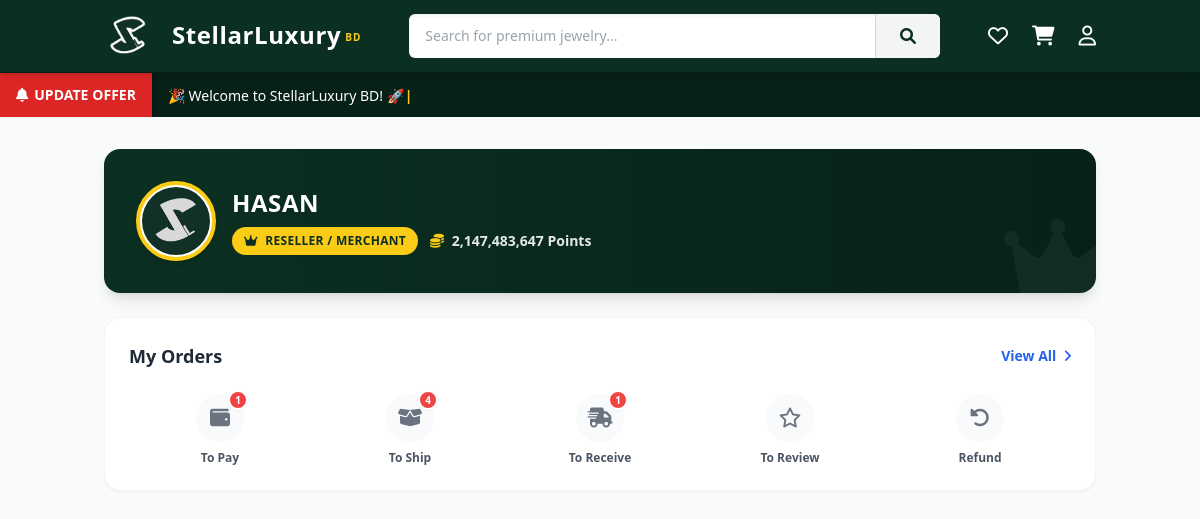
Screenshot of /overview.php (signed in) with the database file from the repository.
### tables this page shows
CREATE TABLE `users` (
  `id` int(11) NOT NULL,
  `name` varchar(255) NOT NULL,
  `email` varchar(255) NOT NULL,
  `password` varchar(255) NOT NULL,
  `created_at` timestamp NOT NULL DEFAULT current_timestamp(),
  `phone` varchar(20) DEFAULT NULL,
  `dob` date DEFAULT NULL,
  `primary_address` text DEFAULT NULL,
  `secondary_address` text DEFAULT NULL,
  `shipping_address` text DEFAULT NULL,
  `profile_image` varchar(255) DEFAULT NULL,
  `points` int(11) DEFAULT 0,
  `membership_tier` varchar(50) DEFAULT 'New Member'
);

### overview.php (the view, shortened to what this page needs)
<?php
include 'db.php';
$user_id = $_SESSION['user_id'];
$user_query = $conn->query("SELECT * FROM users WHERE id = $user_id");
$user = $user_query->fetch_assoc();
$profile_pic = !empty($user['profile_image']) ? $user['profile_image'] : "https://ui-avatars.com/api/?name=".urlencode($user['name'])."&background=0B3022&color=facc15&size=128";
$user_points = isset($user['points']) ? $user['points'] : 0;
$tier = !empty($user['membership_tier']) ? $user['membership_tier'] : 'New Member';
$counts = ['to_pay' => 0, 'to_ship' => 0, 'to_receive' => 0, 'to_review' => 0, 'refund' => 0];
$count_sql = "SELECT order_status, COUNT(*) as count FROM orders WHERE user_id = $user_id GROUP BY order_status";
$count_res = $conn->query($count_sql);
if($count_res && $count_res->num_rows > 0) {
    while($row = $count_res->fetch_assoc()) {
        $status = $row['order_status'];
        if(array_key_exists($status, $counts)) {
            $counts[$status] = $row['count'];
        }
    }
}
include 'header.php';
?>
<div class="container mx-auto px-4 py-6 md:py-8 min-h-screen bg-gray-50 pb-24 md:pb-10">
    <div class="bg-gradient-to-r from-[#0B3022] to-[#072117] rounded-2xl p-6 md:p-8 text-white shadow-lg mb-6 relative overflow-hidden">
        <i class="fas fa-crown absolute -right-4 -bottom-4 text-8xl text-white opacity-5"></i>
        <div class="flex items-center gap-4 relative z-10">
            <div class="w-16 h-16 md:w-20 md:h-20 bg-white rounded-full flex items-center justify-center border-4 border-[#facc15] shadow-md overflow-hidden p-0.5">
                <img src="<?php echo $profile_pic; ?>" alt="Profile" class="w-full h-full object-cover rounded-full">
            </div>
            <div>
                <h2 class="text-xl md:text-2xl font-extrabold tracking-wide uppercase"><?php echo htmlspecialchars($user['name']); ?></h2>
                <div class="flex items-center gap-3 mt-2">
                    <span class="bg-[#facc15] text-[#0B3022] text-[10px] md:text-xs font-extrabold px-3 py-1.5 rounded-full shadow-sm uppercase tracking-wide"><i class="fas fa-crown mr-1"></i> <?php echo htmlspecialchars($tier); ?></span>
                    <span class="text-sm font-bold text-gray-200"><i class="fas fa-coins text-[#facc15] mr-1"></i> <?php echo number_format($user_points); ?> Points</span>
                </div>
            </div>
        </div>
    </div>
    <div class="bg-white rounded-2xl p-4 md:p-6 shadow-sm border border-gray-100 mb-6">
        <div class="flex justify-between items-center mb-6">
            <h3 class="text-lg font-extrabold text-gray-800">My Orders</h3>
            <a href="orders.php?status=all" class="text-sm font-bold text-blue-600 hover:underline">View All <i class="fas fa-angle-right ml-1"></i></a>
        </div>
        <div class="grid grid-cols-5 gap-2 text-center">
            <a href="orders.php?status=to_pay" class="group flex flex-col items-center relative">
                <div class="w-10 h-10 md:w-12 md:h-12 bg-gray-50 group-hover:bg-blue-50 rounded-full flex items-center justify-center mb-2 transition relative">
                    <i class="fas fa-wallet text-gray-500 group-hover:text-blue-600 text-lg md:text-xl"></i>
                    <?php if($counts['to_pay'] > 0): ?>
                        <span class="absolute -top-1 -right-1 bg-red-500 text-white text-[10px] font-bold w-5 h-5 flex items-center justify-center rounded-full border-2 border-white shadow-sm"><?php echo $counts['to_pay']; ?></span>
                    <?php endif; ?>
                </div>
                <span class="text-[10px] md:text-xs font-bold text-gray-600 group-hover:text-blue-600">To Pay</span>
            </a>
            <a href="orders.php?status=to_ship" class="group flex flex-col items-center relative">
                <div class="w-10 h-10 md:w-12 md:h-12 bg-gray-50 group-hover:bg-orange-50 rounded-full flex items-center justify-center mb-2 transition relative">
                    <i class="fas fa-box-open text-gray-500 group-hover:text-orange-600 text-lg md:text-xl"></i>
                    <?php if($counts['to_ship'] > 0): ?>
                        <span class="absolute -top-1 -right-1 bg-red-500 text-white text-[10px] font-bold w-5 h-5 flex items-center justify-center rounded-full border-2 border-white shadow-sm"><?php echo $counts['to_ship']; ?></span>
                    <?php endif; ?>
                </div>
                <span class="text-[10px] md:text-xs font-bold text-gray-600 group-hover:text-orange-600">To Ship</span>
            </a>
            <a href="orders.php?status=to_receive" class="group flex flex-col items-center relative">
                <div class="w-10 h-10 md:w-12 md:h-12 bg-gray-50 group-hover:bg-[#0B3022]/10 rounded-full flex items-center justify-center mb-2 transition relative">
                    <i class="fas fa-truck-fast text-gray-500 group-hover:text-[#0B3022] text-lg md:text-xl"></i>
                    <?php if($counts['to_receive'] > 0): ?>
                        <span class="absolute -top-1 -right-1 bg-red-500 text-white text-[10px] font-bold w-5 h-5 flex items-center justify-center rounded-full border-2 border-white shadow-sm"><?php echo $counts['to_receive']; ?></span>
                    <?php endif; ?>
                </div>
                <span class="text-[10px] md:text-xs font-bold text-gray-600 group-hover:text-[#0B3022]">To Receive</span>
            </a>
            <a href="orders.php?status=to_review" class="group flex flex-col items-center relative">
                <div class="w-10 h-10 md:w-12 md:h-12 bg-gray-50 group-hover:bg-[#facc15]/20 rounded-full flex items-center justify-center mb-2 transition relative">
                    <i class="far fa-star text-gray-500 group-hover:text-[#0B3022] text-lg md:text-xl"></i>
                </div>
                <span class="text-[10px] md:text-xs font-bold text-gray-600 group-hover:text-[#0B3022]">To Review</span>
            </a>
            <a href="orders.php?status=refund" class="group flex flex-col items-center relative">
                <div class="w-10 h-10 md:w-12 md:h-12 bg-gray-50 group-hover:bg-red-50 rounded-full flex items-center justify-center mb-2 transition relative">
                    <i class="fas fa-undo-alt text-gray-500 group-hover:text-red-600 text-lg md:text-xl"></i>
                </div>
                <span class="text-[10px] md:text-xs font-bold text-gray-600 group-hover:text-red-600">Refund</span>
            </a>
        </div>
    </div>
</div>
<?php include 'footer.php'; ?>

### rows the page displays
users: profile_image (picture), name "HASAN", membership_tier "RESELLER / MERCHANT", points "2,147,483,647"

### other values shown
$counts['to_pay'] "1"
$counts['to_ship'] "4"
$counts['to_receive'] "1"
